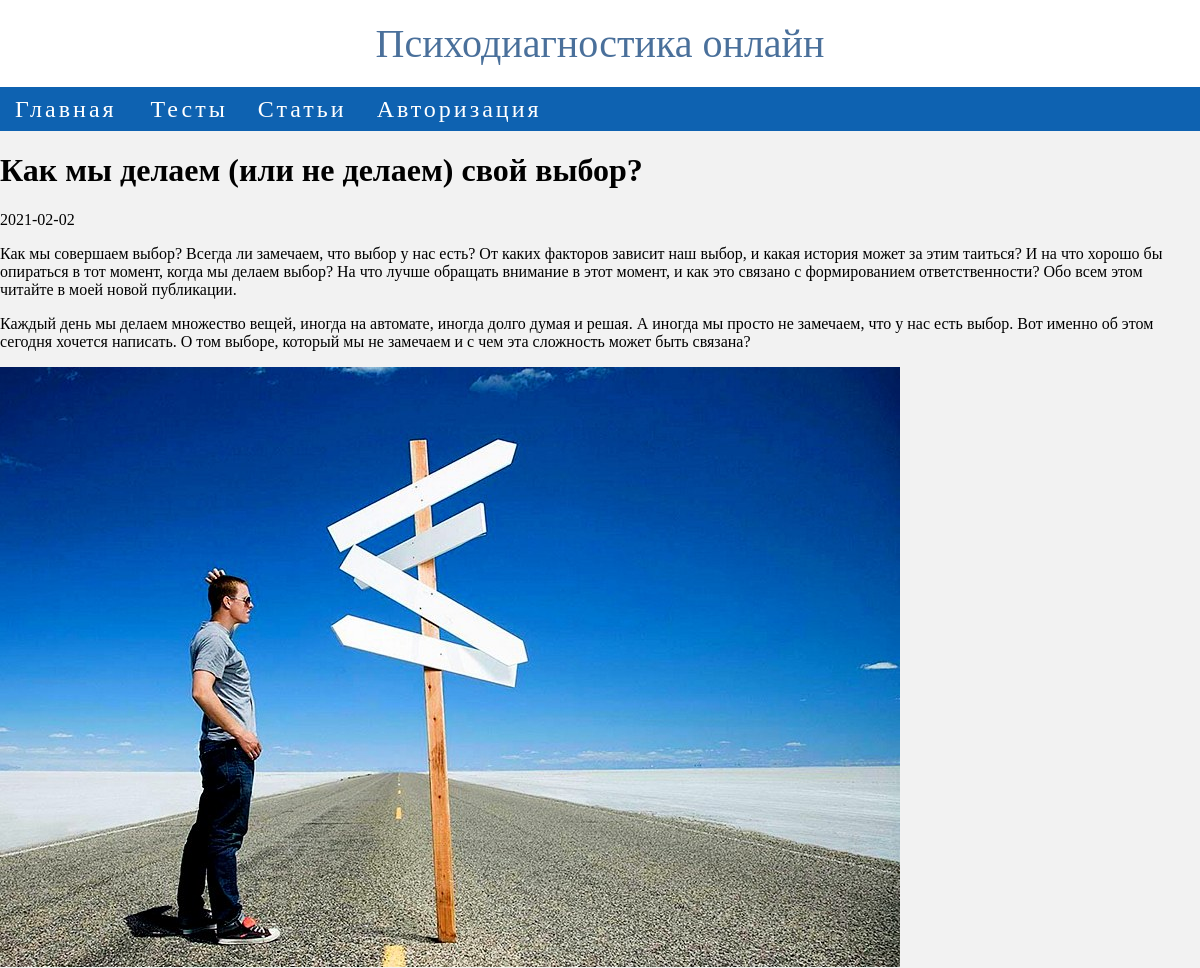
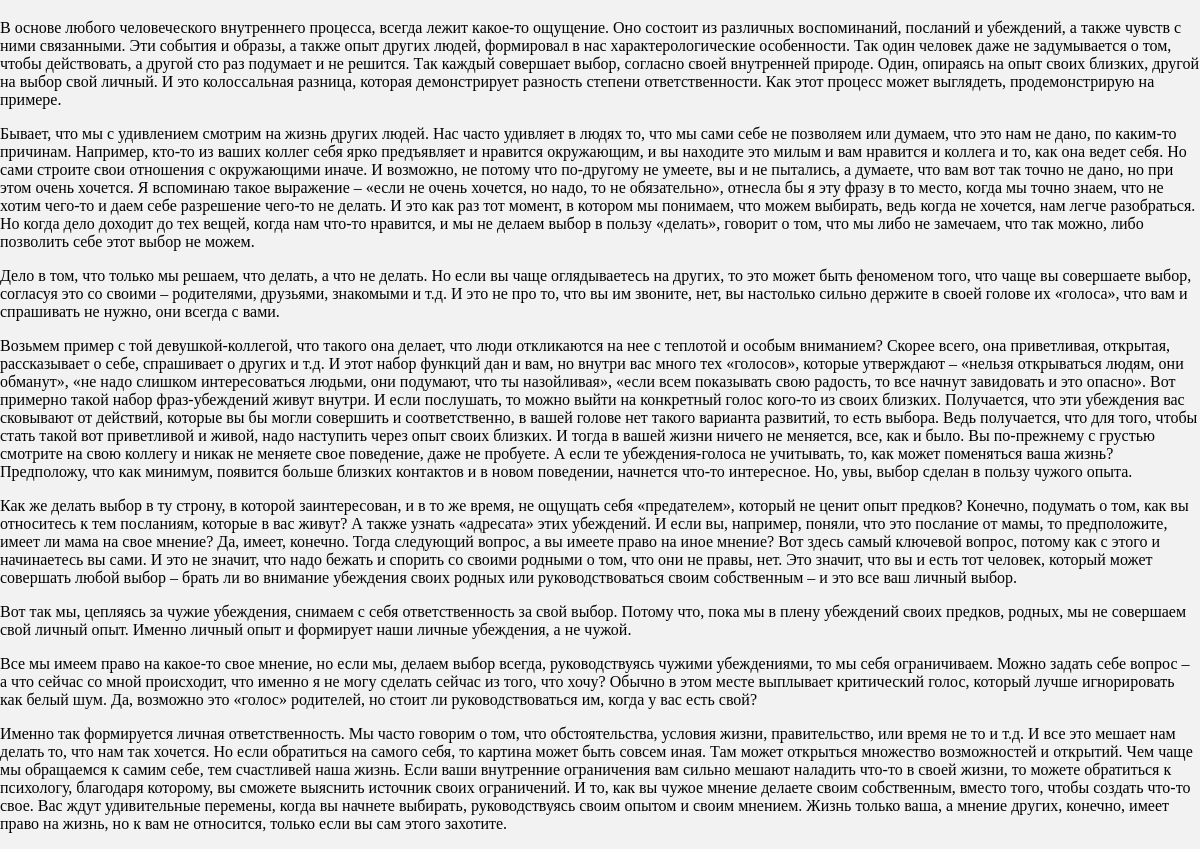
/?option=view_article&idarticle=1, run on the app's committed database (2 pictures, top to bottom).
### tables this page shows
CREATE TABLE `article` (
  `idarticle` int(11) NOT NULL,
  `article_title` varchar(100) NOT NULL,
  `article_description` text NOT NULL,
  `article_text` text NOT NULL,
  `article_date` date NOT NULL,
  `article_image` varchar(100) NOT NULL,
  `idcategory_article` int(11) NOT NULL
);

### classes/Meta.php (the view, shortened to what this page needs)
<?php
abstract class Meta
{
    protected $db;
    public function __construct()
    {
        $this->db = mysqli_connect(HOST, USER, PASSWORD, DB);
        mysqli_query($this->db, "SET NAMES 'utf8'");
    }
    protected function get_header()
    {
        include "header.php";
    }
    protected function get_menu()
    {
        $query = "SELECT idcategory_test,category_test_name FROM category_test";
        $result = mysqli_query($this->db, $query);
        for ($data = []; $row = mysqli_fetch_assoc($result); $data[] = $row) ;
        echo '<nav>
      <ul class="topmenu">
        <li><a href="?option=main">Главная</a></li>
        <li><a href="" class="submenu-link">Тесты</a>
        <ul class="submenu">';
        foreach ($data as $item) {
            printf("
            <li><a href='?option=category&idcategory_test=%s'>%s</a></li>",
                $item['idcategory_test'], $item['category_test_name']);
        }
        echo '</li></ul>';
        echo '<li><a href="" class="submenu-link">Статьи</a>
        <ul class="submenu">';
        $query = "SELECT idcategory_article,category_article_name FROM category_article";
        $result = mysqli_query($this->db, $query);
        for ($data = []; $row = mysqli_fetch_assoc($result); $data[] = $row) ;
        foreach ($data as $item) {
            printf("
            <li><a href='?option=category&idcategory_article=%s'>%s</a></li>",
                $item['idcategory_article'], $item['category_article_name']);
        }
        echo '
</li></ul>';
        echo '<li><a href="?option=login">Авторизация</a>';
        echo '</ul>
    </nav>';
    }
    public function get_body()
    {
        $this->get_menu();
        $this->get_content();
    }
}

### classes/view_article.php (shortened to what this page needs)
<?php
class view_article extends Meta
{
    public function get_content()
    {
        echo '<div id = "main">';
        if (!$_GET['idarticle']) {
            echo 'Невозможно отобразить статью. Неправильные исходные данные';
        } else {
            $idarticle = (int)$_GET['idarticle'];
            if (!$idarticle) {
                echo 'Невозможно отобразить статью. Неправильные исходные данные';
            } else {
                $query = "SELECT idarticle,article_title,article_description,article_text,article_date,article_image FROM article
WHERE idarticle = '$idarticle'";
                $result = mysqli_query($this->db, $query);
            }
            $row = mysqli_fetch_array($result,MYSQLI_ASSOC);
            printf("<p>%s</p>
                    <p>%s</p>
                    <p>%s</p>
                    <p><img src = '%s'>%s</p>",
                $row['article_title'],$row['article_date'],$row['article_description'],$row['article_image'],$row['article_text']);
            echo '</div>';
        }
    }
}

### Style.css (style rules this page uses)
* { box-sizing: border-box; }
body { margin: 0; background: #f2f2f2; }
nav { width: 100%; display: table; margin: 0 auto; background-color: rgb(14, 98, 177); }
nav ul { list-style: none; margin: 0; padding: 0; }
nav a { text-decoration: none; display: block; color: rgb(255, 255, 255); }
.topmenu>li { display: inline-block; position: relative; }
.topmenu>li>a { position: relative; padding: 10px 15px; font-family: 'Kaushan Script', cursive; font-size: 1.5em; line-height: 1; letter-spacing: 3px; }
.topmenu>li>a:before { content: ""; position: absolute; z-index: 5; left: 50%; top: 100%; width: 10px; height: 10px; background: white; border-radius: 50%; transform: translate(-50%, 20px); opacity: 0; transition: .3s; }

### data on the page
article: article_title "Как мы делаем (или не делаем) свой выбор?", article_date "2021-02-02", article_description "Как мы совершаем выбор? Всегда ли замечаем, что выбор у нас есть? От каких факторов зависит наш выбор, и какая история может за этим таиться? И на что хорошо бы опираться в тот момент, когда мы делаем выбор? На что лучше обращать внимание в этот момент, и как это связано с формированием ответственности? Обо всем этом читайте в моей новой публикации. Каждый день мы делаем множество вещей, иногда на автомате, иногда долго думая и решая. А иногда мы просто не замечаем, что у нас есть выбор. Вот именно об этом сегодня хочется написать. О том выборе, который мы не замечаем и с чем эта сложность может быть связана?", article_image (placeholder picture), article_text "В основе любого человеческого внутреннего процесса, всегда лежит какое-то ощущение. Оно состоит из различных воспоминаний, посланий и убеждений, а также чувств с ними связанными. Эти события и образы, а также опыт других людей, формировал в нас характерологические особенности. Так один человек даже не задумывается о том, чтобы действовать, а другой сто раз подумает и не решится. Так каждый совершает выбор, согласно своей внутренней природе. Один, опираясь на опыт своих близких, другой на выбор свой личный. И это колоссальная разница, которая демонстрирует разность степени ответственности. Как этот процесс может выглядеть, продемонстрирую на примере. Бывает, что мы с удивлением смотрим на…"
